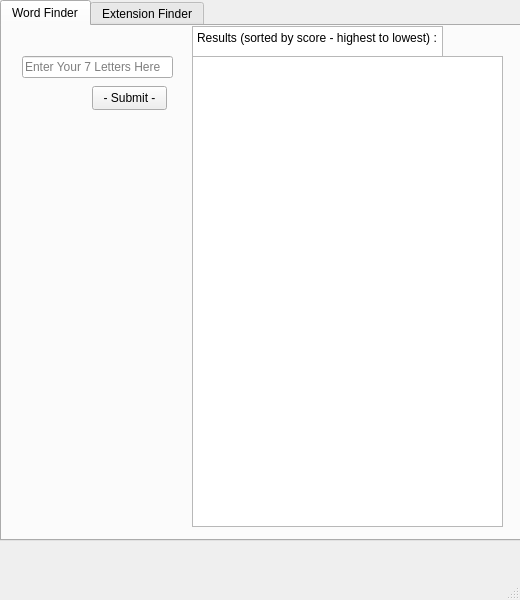
<?xml version="1.0" encoding="UTF-8"?>
<ui version="4.0">
 <class>MainWindow</class>
 <widget class="QMainWindow" name="MainWindow">
  <property name="geometry">
   <rect>
    <x>0</x>
    <y>0</y>
    <width>520</width>
    <height>600</height>
   </rect>
  </property>
  <property name="windowTitle">
   <string>MainWindow</string>
  </property>
  <widget class="QWidget" name="centralwidget">
   <widget class="QTabWidget" name="tabWidget">
    <property name="geometry">
     <rect>
      <x>0</x>
      <y>0</y>
      <width>781</width>
      <height>541</height>
     </rect>
    </property>
    <property name="toolTip">
     <string/>
    </property>
    <property name="currentIndex">
     <number>0</number>
    </property>
    <widget class="QWidget" name="tab">
     <attribute name="title">
      <string>Word Finder</string>
     </attribute>
     <widget class="QLineEdit" name="inputLine_2">
      <property name="geometry">
       <rect>
        <x>20</x>
        <y>30</y>
        <width>151</width>
        <height>22</height>
       </rect>
      </property>
      <property name="toolTip">
       <string/>
      </property>
      <property name="inputMask">
       <string/>
      </property>
      <property name="text">
       <string/>
      </property>
      <property name="placeholderText">
       <string>Enter Your 7 Letters Here</string>
      </property>
      <property name="clearButtonEnabled">
       <bool>false</bool>
      </property>
     </widget>
     <widget class="QPushButton" name="runButton_2">
      <property name="geometry">
       <rect>
        <x>90</x>
        <y>60</y>
        <width>75</width>
        <height>24</height>
       </rect>
      </property>
      <property name="text">
       <string>- Submit -</string>
      </property>
     </widget>
     <widget class="QListView" name="resultView2">
      <property name="geometry">
       <rect>
        <x>190</x>
        <y>30</y>
        <width>311</width>
        <height>471</height>
       </rect>
      </property>
     </widget>
     <widget class="QTextEdit" name="textEdit">
      <property name="geometry">
       <rect>
        <x>190</x>
        <y>0</y>
        <width>251</width>
        <height>31</height>
       </rect>
      </property>
      <property name="html">
       <string>&lt;!DOCTYPE HTML PUBLIC &quot;-//W3C//DTD HTML 4.0//EN&quot; &quot;http://www.w3.org/TR/REC-html40/strict.dtd&quot;&gt;
&lt;html&gt;&lt;head&gt;&lt;meta name=&quot;qrichtext&quot; content=&quot;1&quot; /&gt;&lt;meta charset=&quot;utf-8&quot; /&gt;&lt;style type=&quot;text/css&quot;&gt;
p, li { white-space: pre-wrap; }
hr { height: 1px; border-width: 0; }
li.unchecked::marker { content: &quot;\2610&quot;; }
li.checked::marker { content: &quot;\2612&quot;; }
&lt;/style&gt;&lt;/head&gt;&lt;body style=&quot; font-family:'Segoe UI'; font-size:9pt; font-weight:400; font-style:normal;&quot;&gt;
&lt;p style=&quot; margin-top:0px; margin-bottom:0px; margin-left:0px; margin-right:0px; -qt-block-indent:0; text-indent:0px;&quot;&gt;Results (sorted by score - highest to lowest) :&lt;/p&gt;&lt;/body&gt;&lt;/html&gt;</string>
      </property>
     </widget>
    </widget>
    <widget class="QWidget" name="tab_2">
     <attribute name="title">
      <string>Extension Finder</string>
     </attribute>
     <widget class="QLineEdit" name="inputLine">
      <property name="geometry">
       <rect>
        <x>20</x>
        <y>30</y>
        <width>151</width>
        <height>22</height>
       </rect>
      </property>
      <property name="toolTip">
       <string>Enter Text</string>
      </property>
      <property name="text">
       <string/>
      </property>
      <property name="echoMode">
       <enum>QLineEdit::EchoMode::Normal</enum>
      </property>
      <property name="placeholderText">
       <string>Enter Word to Extend</string>
      </property>
     </widget>
     <widget class="QPushButton" name="runButton">
      <property name="geometry">
       <rect>
        <x>90</x>
        <y>60</y>
        <width>75</width>
        <height>24</height>
       </rect>
      </property>
      <property name="text">
       <string>- Submit -</string>
      </property>
     </widget>
     <widget class="QListView" name="resultView">
      <property name="geometry">
       <rect>
        <x>190</x>
        <y>30</y>
        <width>311</width>
        <height>471</height>
       </rect>
      </property>
     </widget>
     <widget class="QTextEdit" name="textEdit_2">
      <property name="geometry">
       <rect>
        <x>190</x>
        <y>0</y>
        <width>251</width>
        <height>31</height>
       </rect>
      </property>
      <property name="html">
       <string>&lt;!DOCTYPE HTML PUBLIC &quot;-//W3C//DTD HTML 4.0//EN&quot; &quot;http://www.w3.org/TR/REC-html40/strict.dtd&quot;&gt;
&lt;html&gt;&lt;head&gt;&lt;meta name=&quot;qrichtext&quot; content=&quot;1&quot; /&gt;&lt;meta charset=&quot;utf-8&quot; /&gt;&lt;style type=&quot;text/css&quot;&gt;
p, li { white-space: pre-wrap; }
hr { height: 1px; border-width: 0; }
li.unchecked::marker { content: &quot;\2610&quot;; }
li.checked::marker { content: &quot;\2612&quot;; }
&lt;/style&gt;&lt;/head&gt;&lt;body style=&quot; font-family:'Segoe UI'; font-size:9pt; font-weight:400; font-style:normal;&quot;&gt;
&lt;p style=&quot; margin-top:0px; margin-bottom:0px; margin-left:0px; margin-right:0px; -qt-block-indent:0; text-indent:0px;&quot;&gt;Results (sorted by score - highest to lowest) :&lt;/p&gt;&lt;/body&gt;&lt;/html&gt;</string>
      </property>
     </widget>
    </widget>
   </widget>
  </widget>
  <widget class="QMenuBar" name="menubar">
   <property name="geometry">
    <rect>
     <x>0</x>
     <y>0</y>
     <width>520</width>
     <height>33</height>
    </rect>
   </property>
  </widget>
  <widget class="QStatusBar" name="statusbar"/>
 </widget>
 <resources/>
 <connections/>
</ui>
